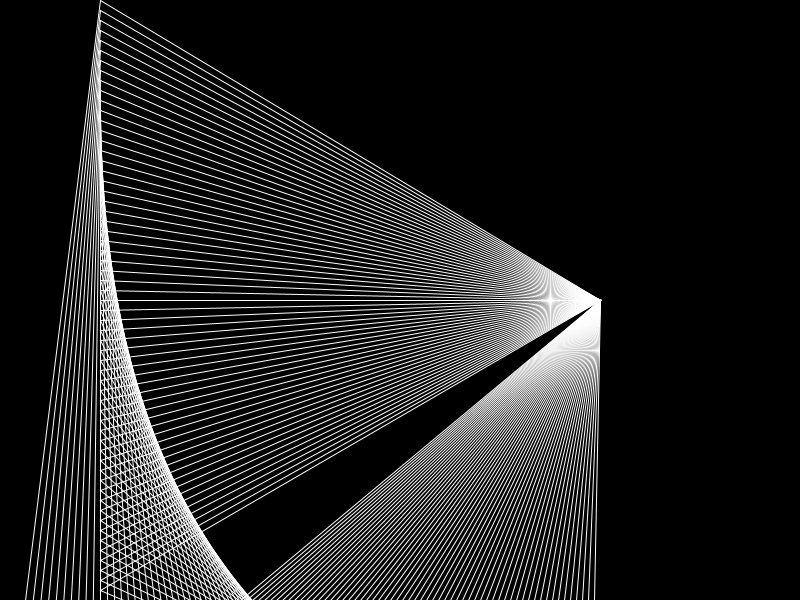
Frame 1 (no input)
Frame 60 (the mouse pressed at the canvas centre just before this capture): identical to frame 1, image omitted
Frame 120 (the mouse held since frame 60 and released just before this capture): identical to frame 1, image omitted

The Processing sketch that drew this single still picture (run headless with seeded random() and noise(); from frame 60 on, the mouse is pressed at the canvas centre):

// Processing sketch: processing_16047
// ── processing_16047.pde

//import processing.pdf.*;
void setup() {
  size(800,600);
 // beginRecord(PDF, "para_imprimir5.pdf");
}

void draw() {
  background(0);
  int x = 0;
  
  while (x < 600) {
   noFill ();
    stroke(255);
    smooth ();
    triangle(x,800,100,x,height,300);
    x += 10;
  }


endRecord();
}
